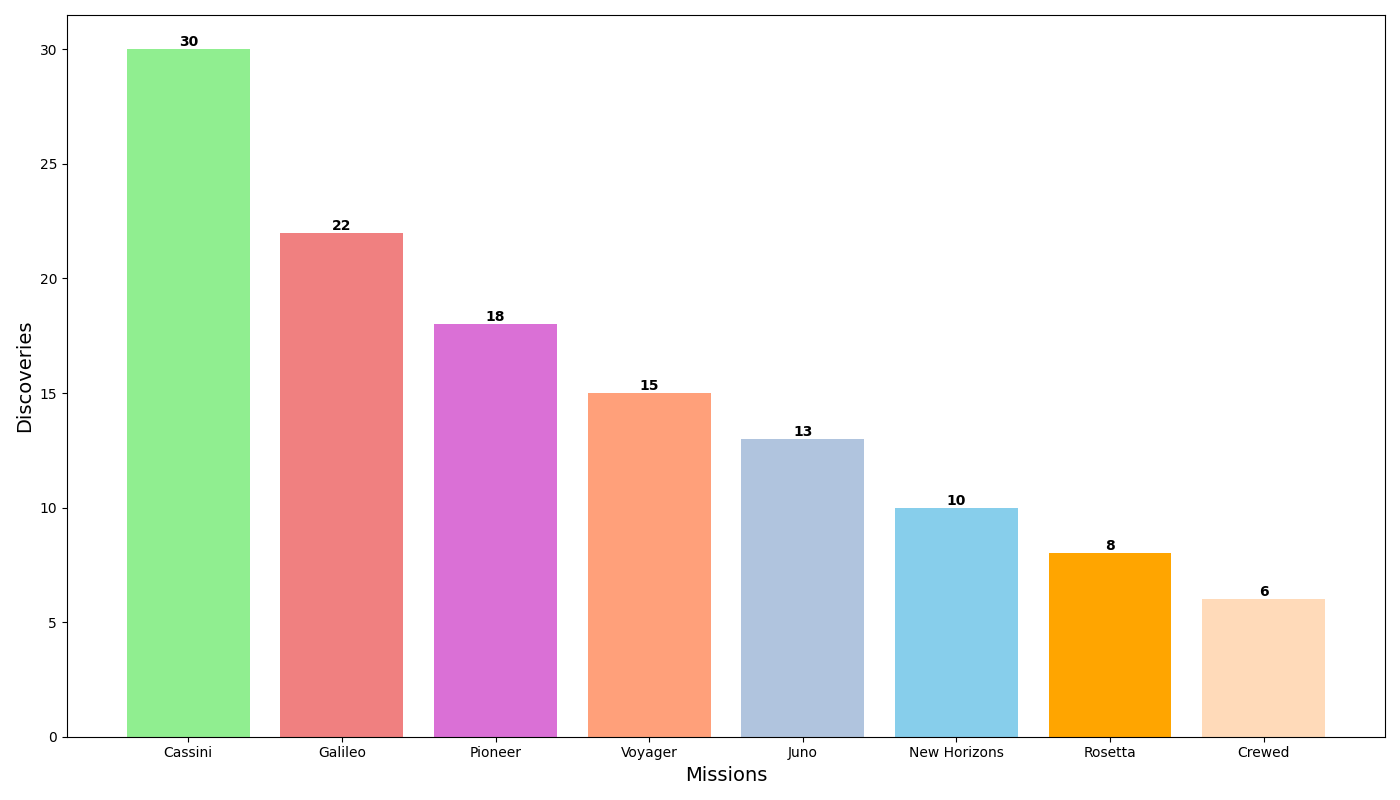

Write the Python code that produced this figure.
import matplotlib.pyplot as plt
import numpy as np

missions = ["Voyager", "Galileo", "Cassini", "New Horizons", "Pioneer", "Rosetta", "Juno", "Crewed"]
discoveries = [15, 22, 30, 10, 18, 8, 13, 6]

# Sort missions and discoveries in descending order
sorted_indices = np.argsort(discoveries)[::-1]
missions_sorted = [missions[i] for i in sorted_indices]
discoveries_sorted = [discoveries[i] for i in sorted_indices]

colors = ['lightsalmon', 'lightcoral', 'lightgreen', 'skyblue', 'orchid', 'orange', 'lightsteelblue', 'peachpuff']
colors_sorted = [colors[i] for i in sorted_indices]

fig, ax1 = plt.subplots(figsize=(14, 8))
bars = ax1.bar(missions_sorted, discoveries_sorted, color=colors_sorted)

ax1.set_xlabel("Missions", fontsize=14)
ax1.set_ylabel("Discoveries", fontsize=14)

for bar in bars:
    height = bar.get_height()
    ax1.text(bar.get_x() + bar.get_width() / 2.0, height, '%d' % int(height), ha='center', va='bottom', fontsize=10, fontweight='bold')

plt.tight_layout()
plt.show()
